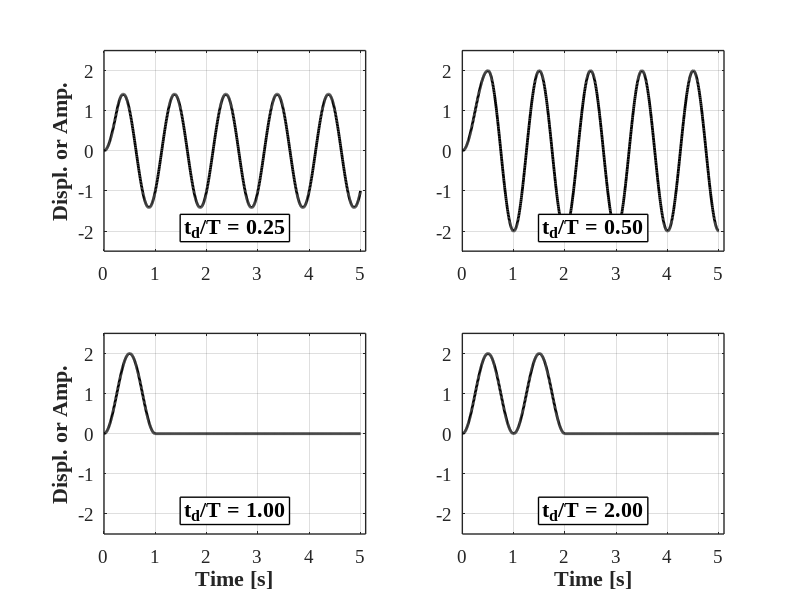

This chart was generated by the following MATLAB code:
%% Structural Dynamics and Vibration Control(M. Azimi et al.)
%% Example 4-1: Response of An SDOF to Rectangular Impact Load

clear; close all; clc
%%
ii = 0;
for r = [0.25, 0.5, 1, 2]
    ii = ii+1;
T  = 1.0;
w  = 2*pi/T;
td = T*r;
p0 = 1;
k  = 1;
%
n  = 1000;
t  = linspace(0,5*T,n);
%%  Calculate and Plot The Response
    for i=1:n
        if t(i) <= td
            v(i)=(p0/k)*(1-cos(w*t(i)));
        else
            arg1=(1-cos(w*td))*cos(w*(t(i)-td));
            arg2=sin(w*td)*sin(w*(t(i)-td));
            v(i) = (p0/k)*(arg1+arg2);
        end
    end


................................................
figure(1); set(figure(1), 'Position', [100   100   800   600])
   
    subplot(2,2,ii); grid on; hold on; box on

    plot(t,v,'LineWidth',2,'Color',[0 0 0]);

    axis([0 5.1 -2.5 2.5]);

    X=xlim; Y=ylim;
    text(X(2)/2,Y(1)/1.3,['t_d/T = ',num2str(r,'%1.2f')],...
        'HorizontalAlignment','center','fontsize',16,...
        'fontname','Times New Roman','FontWeight','Bold',...
        'EdgeColor','k','BackgroundColor','w','LineWidth',1)

set(gca, 'LineWidth',1, 'FontWeight','normal', 'FontName','Times New Roman', 'FontSize',14)               
end

%% Labels
for subp = 3:4
    subplot(2,2,subp)
    xlabel('Time [s]', 'fontsize',16, 'fontname','Times New Roman','FontWeight','Bold')
end

for subp = 1:2:4
        subplot(2,2,subp)

    ylabel('Displ. or Amp.', 'fontsize',16, 'fontname','Times New Roman','FontWeight','Bold')
end

%% Print
print('EX_4_1','-dpng')
